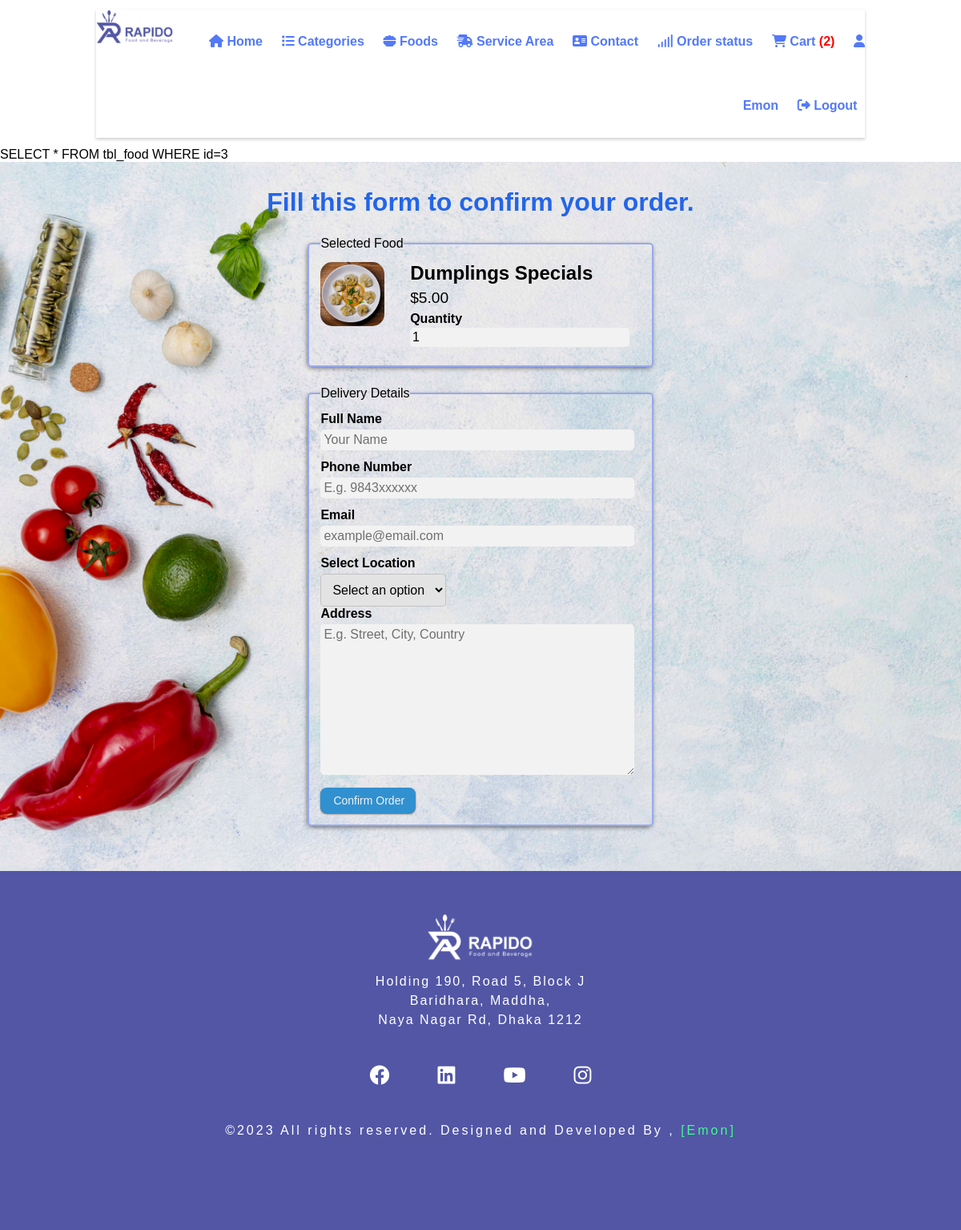
Page /order.php?food_id=3 (signed in) on the committed database.
### tables this page shows
CREATE TABLE `customer_info` (
  `id` int(11) NOT NULL AUTO_INCREMENT,
  `first_name` varchar(100) DEFAULT NULL,
  `last_name` varchar(100) DEFAULT NULL,
  `cus_email` varchar(255) DEFAULT NULL,
  `cus_password` varchar(255) DEFAULT NULL,
  PRIMARY KEY (`id`)
);

CREATE TABLE `tbl_food` (
  `id` int(10) unsigned NOT NULL AUTO_INCREMENT,
  `title` varchar(100) NOT NULL,
  `description` text NOT NULL,
  `price` decimal(10,2) NOT NULL,
  `image_name` varchar(255) NOT NULL,
  `category_id` int(10) unsigned NOT NULL,
  `featured` varchar(10) NOT NULL,
  `active` varchar(10) NOT NULL,
  PRIMARY KEY (`id`)
);

### order.php (the view, shortened to what this page needs)
<?php
include('partials-front/menu.php');
        if(isset($_GET['food_id']))
        {
            $food_id = $_GET['food_id'];
          print  $sql = "SELECT * FROM tbl_food WHERE id=$food_id";
            $res = mysqli_query($conn, $sql);
            $count = mysqli_num_rows($res);
            if($count==1)
            {
                $row = mysqli_fetch_assoc($res);
                $title = $row['title'];
                $price = $row['price'];
                $image_name = $row['image_name'];
            }
            else
            {
                header('location:'.SITEURL);
            }
        }
        else
        {
            header('location:'.SITEURL);
        }
    ?>
    <section class="food-search">
        <div class="container">
            <h2 class="text-center text-white">Fill this form to confirm your order.</h2>
            <form action="" method="POST" class="order">
                <fieldset>
                    <legend>Selected Food</legend>
                    <div class="food-menu-img">
                        <?php
                            if($image_name=="")
                            {
                                echo "<div class='error'>Image not Available.</div>";
                            }
                            else
                            {
                                ?>
                                <img src="<?php echo SITEURL; ?>images/food/<?php echo $image_name; ?>" alt="Chicke Hawain Pizza" class="img-responsive img-curve">
                                <?php
                            }
                        ?>
                    </div>
                    <div class="food-menu-desc">
                        <h3><?php echo $title; ?></h3>
                        <p class="food-price">$<?php echo $price; ?></p>
                        <div class="order-label">Quantity</div>
                        <input type="number" name="qty" class="input-responsive" value="1" required>
                    </div>
                </fieldset>
                <fieldset>
                    <legend>Delivery Details</legend>
                    <div class="order-label">Full Name</div>
                    <input type="text" name="full-name" placeholder="Your Name" class="input-responsive" required>
                    <div class="order-label">Phone Number</div>
                    <input type="number" name="contact" placeholder="E.g. 9843xxxxxx" class="input-responsive" required>
                    <div class="order-label">Email</div>
                    <input type="email" name="email" placeholder="example@email.com" class="input-responsive" required>
                    <div class="order-label">Select Location</div>
                    <?php
                        echo "<select name='options' required  >";
                         echo   "<option >Select an option</option>";
                        echo "</select>";
                        ?>
                    <div class="order-label">Address</div>
                    <textarea name="address" rows="10" placeholder="E.g. Street, City, Country" class="input-responsive" required></textarea>
                    <input type="submit" name="submit" value="Confirm Order" class="btn btn-primary">
                </fieldset>
            </form>
        </div>
    </section>
    <?php include('partials-front/footer.php'); ?>

### partials-front/menu.php (shortened to what this page needs)
<?php include('config/constants.php');
  @$order_user =  $_SESSION['user-email'];
?>
<!DOCTYPE html>
<html lang="en">
<head>
    <link rel="stylesheet" href="css/style.css">
    <link rel="stylesheet" href="https://cdn.datatables.net/1.13.4/css/jquery.dataTables.min.css">
    <link rel="stylesheet" href=" https://cdn.datatables.net/rowreorder/1.3.3/css/rowReorder.dataTables.min.css">
    <link rel="stylesheet" href=" https://cdn.datatables.net/responsive/2.4.1/css/responsive.dataTables.min.css">
	<link rel="stylesheet" href="https://cdnjs.cloudflare.com/ajax/libs/font-awesome/6.4.0/css/all.min.css" />
</head>
<body>
    <section class="header_1">
        <div class="container">
            <div class="logo">
                <a href="#" title="Logo">
                    <img src="images/Rapido-Logo.png" alt="Restaurant Logo" class="img-responsive">
                </a>
            </div>
            <div class="menu text-right">
                <ul>
                    <li>
                        <a href="<?php echo SITEURL; ?>"> <i class="fa-solid fa-house"></i> Home</a>
                    </li>
                    <li>
                        <a href="<?php echo SITEURL; ?>categories.php"> <i class="fa-solid fa-list"></i> Categories</a>
                    </li>
                    <li>
                        <a href="<?php echo SITEURL; ?>foods.php"> <i class="fa-solid fa-bowl-food"></i> Foods</a>
                    </li>
                    <li>
                        <a href="<?php echo SITEURL; ?>service_area.php"> <i class="fa-solid fa-truck-fast"></i> Service Area</a>
                    </li>
                    <?php
                    if ($order_user) {
                    ?>
                        <li>
                            <a href="contact.php"> <i class="fa-solid fa-address-card"></i> Contact</a>
                        </li>
                    <?php
                    }
                    ?>
                    <?php
                    if ($order_user) {
                    ?>
                        <li>
                            <a href="order_status.php"> <i class="fa-solid fa-signal"></i> Order status</a>
                        </li>
                        <li>
                            <a href="cart2.php"> <i class="fa-solid fa-cart-shopping"></i> Cart</a>
							<?php
								$sql = "SELECT COUNT(*) AS total FROM `tbl_cart` WHERE `from_order` = '$order_user'";
								$result = mysqli_query($conn, $sql);
								if ($result) {
									$row = mysqli_fetch_assoc($result);
									$total = $row['total'];
									echo "<span style='color:red'>($total)</span>";
								} else {
									echo "0";
								}
							?>
                        </li>
                    <?php
                    }
                    ?>
                    <?php
                    if ($order_user) {
						$sql_for_name = "SELECT `last_name` FROM `customer_info` WHERE `cus_email`='$order_user'";
						$execute = mysqli_query($conn,$sql_for_name);
						$row = mysqli_fetch_assoc($execute);
						$last_name = $row['last_name'];
                    ?>
                        <li>
                            <a href=""> <i class="fa-solid fa-user"></i> <?php print $last_name ?>  </a>
                        </li>
						<li>
							<a href="logout.php"> <i class="fa-solid fa-right-from-bracket"></i> Logout</a>
						</li>
                    <?php
                    }
                    ?>
                </ul>
            </div>
        </div>
    </section>

### css/style.css (style rules this page uses)
body { margin: 0; padding: 0; }
* { margin: 0 0; padding: 0 0; font-family: Arial, Helvetica, sans-serif; }
.container { width: 80%; margin: 0 auto; padding: 1%; }
.img-responsive { width: 100%; }
.img-curve { border-radius: 15px; }
.text-right { text-align: right; }
.text-center { text-align: center; }
.text-white { color: #256af5; }
a { color: #5379f8; text-decoration: none; }
.btn { padding: 1%; border: none; font-size: 1rem; border-radius: 5px; }
.btn-primary { background: #3498db; background-image: -webkit-linear-gradient(top, #3498db, #2980b9); background-image: -moz-linear-gradient(top, #3498db, #2980b9); background-image: -ms-linear-gradient(top, #3498db, #2980b9); background-image: -o-linear-gradient(top, #3498db, #2980b9); background-image: linear-gradient(to bottom, #3498db, #2980b9); -webkit-border-radius: 8; -moz-border-radius: 8; border-radius: 8px; -webkit-box-shadow: 0px 1px 2px #666666; -moz-box-shadow: 0px 1px 2px #666666; box-shadow: 0px 1px 2px #666666; font-family: Arial; color: #ffffff; font-size: 14px; background: #3498db; padding: 8px 14px 8px 16px; text-decoration: none; cursor: pointer; }
h2 { color: #2f3542; font-size: 2rem; margin-bottom: 2%; }
h3 { font-size: 1.5rem; }
fieldset { border: 2px solid #A0B2FA; margin: 5%; padding: 3%; border-radius: 5px; box-shadow: -1px 2px 7px -2px rgba(0,0,0,0.75); -webkit-box-shadow: -1px 2px 7px -2px rgba(0,0,0,0.75); -moz-box-shadow: -1px 2px 7px -2px rgba(0,0,0,0.75); }
.logo { width: 10%; float: left; }
.menu { width: 100%; line-height: 5rem; box-shadow: 0 2px 4px rgba(0, 0, 0, 0.2); }
.menu ul { list-style-type: none; }
.menu ul li { display: inline; padding: 1%; font-weight: bold; }
.food-search { background-image: url(../images/bg.jpg); background-size: cover; background-repeat: no-repeat; background-position: center; padding: 20px 0; filter: brightness(95%); }
.food-menu-img { width: 20%; float: left; }
.food-menu-desc { width: 70%; float: left; margin-left: 8%; }
.food-price { font-size: 1.2rem; margin: 2% 0; }
.order { width: 50%; margin: 0 auto; }
.input-responsive { width: 96%; padding: 1%; margin-bottom: 3%; border: none; border-radius: 5px; font-size: 1rem; }
.order-label { margin-bottom: 1%; font-weight: bold; }

### partials-front/menu.php (style rules this page uses)
select { padding: 10px; font-size: 16px; border-radius: 5px; border: 1px solid #ccc; }
option { padding: 10px; font-size: 16px; background-color: #fff; color: #333; }
body { font-family: Arial, sans-serif; margin: 0; padding: 0; }

### rows in the picture
customer_info: last_name "Emon"
tbl_food: image_name (picture), title "Dumplings Specials", price "5.00"

### other values in the picture
$total "2"
$sql = "SELECT * FROM tbl_food WHERE id=$food_id" "SELECT * FROM tbl_food WHERE id=3"
